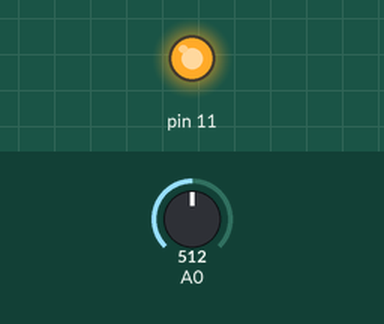
Bench run of a sketch on a simulated Arduino Uno, built with avr-gcc and run on an emulated ATmega328P. Parts: output pins drawn as LEDs (lit = HIGH). The test bench sets the inputs (shaded band); at power-on: A0 = 512.

Above: at 1.2 s.
1.3 s: A0 set to 6
2.8 s: A0 set to 3
At 3.7 s:
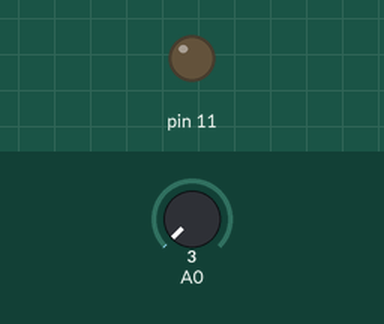
4.3 s: A0 set to 122
At 4.9 s:
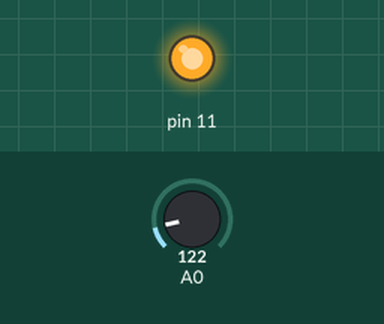
5.8 s: A0 set to 0
At 7.2 s:
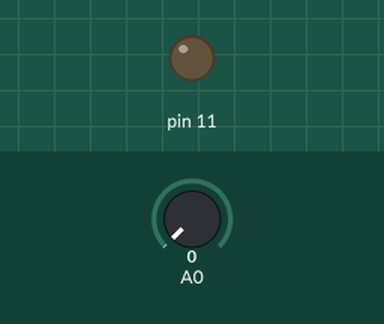
Timing chart, 0 to 8.3 s (numbered marks = the images above; inputs shaded):
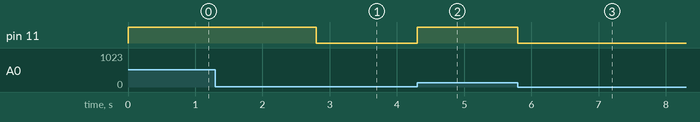

Measured:
- the behaviour switches between 5 and 4 on A0 (found by bisection; images 0 and 1)
- after the input at 1.3 s, every drawn part: stays the same
- after the input at 2.8 s, pin 11: HIGH → LOW at once
- after the input at 4.3 s, pin 11: LOW → HIGH at once
- after the input at 5.8 s, pin 11: HIGH → LOW at once

The sketch:

led_risist.ino
```cpp
void setup(){
   Serial.begin(9600);
   pinMode(11, OUTPUT);

}

void loop(){
   int resistor = analogRead(A0);
   int bright = map(resistor, 0, 1023,0, 255);
   digitalWrite(11, bright);
}
```
